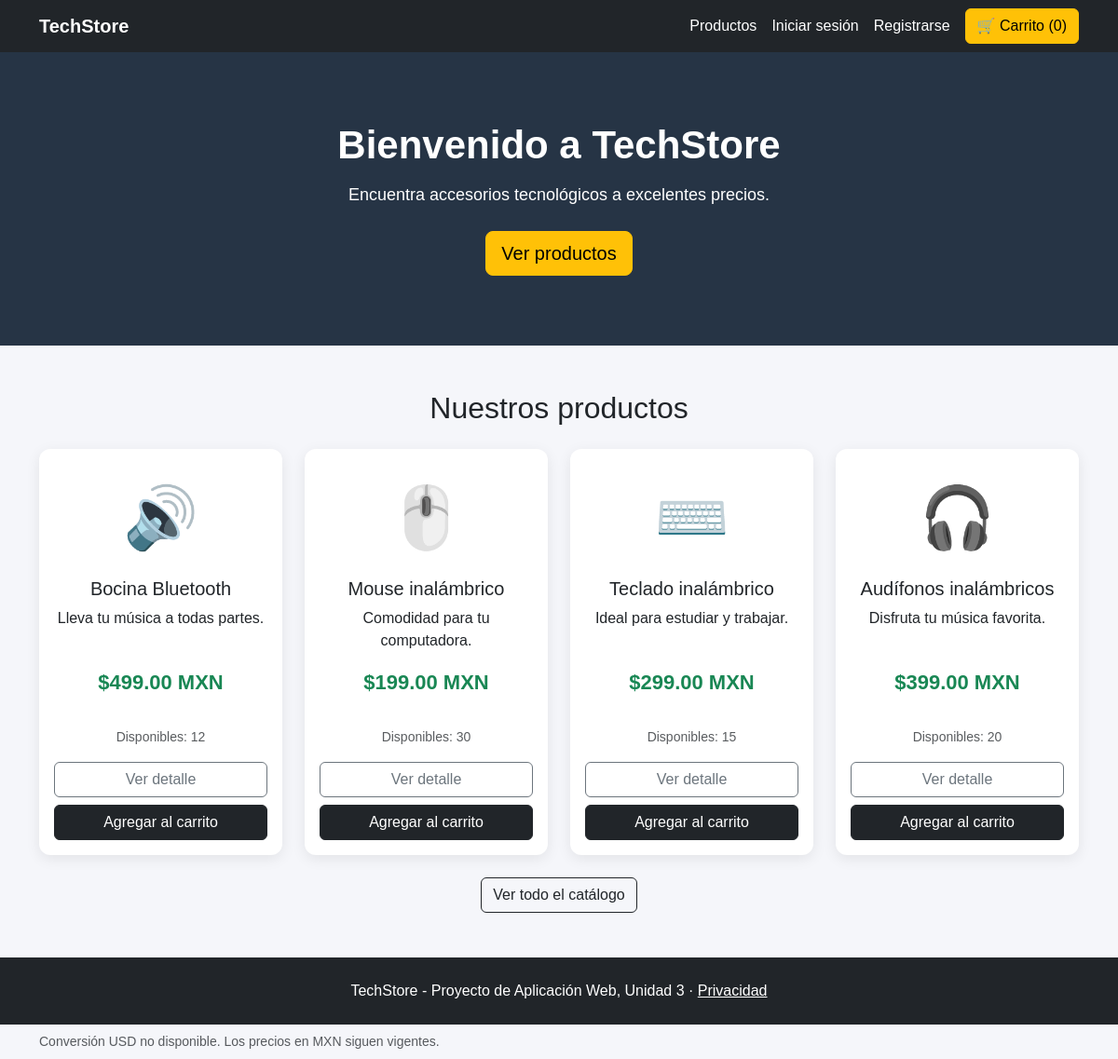
The page / on the database its author committed.
### tables this page shows
CREATE TABLE IF NOT EXISTS productos (
  id INT AUTO_INCREMENT PRIMARY KEY,
  nombre VARCHAR(150) NOT NULL,
  descripcion TEXT NOT NULL,
  precio DECIMAL(10,2) NOT NULL,
  stock INT NOT NULL DEFAULT 0,
  icono VARCHAR(30) NOT NULL DEFAULT '📦',
  activo TINYINT(1) NOT NULL DEFAULT 1
);

### includes/funciones.php (called while the page is built, shortened)
<?php
require_once __DIR__ . '/../config/conexion.php';
function url(string $ruta = ''): string { return BASE_URL . ($ruta !== '' ? '/' . ltrim($ruta, '/') : '/'); }
function e($texto): string { return htmlspecialchars((string)$texto, ENT_QUOTES, 'UTF-8'); }
function pesos($monto): string { return '$' . number_format((float)$monto, 2) . ' MXN'; }
function usuario(): ?array { return $_SESSION['usuario'] ?? null; }

### config/conexion.php (called while the page is built, shortened)
<?php
function db(): PDO {
    static $pdo = null;
    if ($pdo === null) {
        $dsn = 'mysql:host=' . DB_HOST . ';port=' . DB_PORT . ';dbname=' . DB_NAME . ';charset=utf8mb4';
        $pdo = new PDO($dsn, DB_USER, DB_PASS, [
            PDO::ATTR_ERRMODE => PDO::ERRMODE_EXCEPTION,
            PDO::ATTR_DEFAULT_FETCH_MODE => PDO::FETCH_ASSOC,
            PDO::ATTR_EMULATE_PREPARES => false,
        ]);
    }
    return $pdo;
}

### includes/tarjetas_productos.php (the view, shortened to what this page needs)
<div class="row g-4">
<?php foreach ($productos as $producto): ?>
 <div class="col-12 col-sm-6 col-lg-3"><div class="card producto h-100 text-center">
   <div class="icono-producto"><?= e($producto['icono']) ?></div>
   <div class="card-body d-flex flex-column">
     <h5 class="card-title"><?= e($producto['nombre']) ?></h5>
     <p class="card-text"><?= e($producto['descripcion']) ?></p>
     <p class="precio mt-auto"><?= pesos($producto['precio']) ?></p><p class="small text-secondary" data-mxn="<?= e($producto['precio']) ?>"></p>
     <p class="small text-muted">Disponibles: <?= (int)$producto['stock'] ?></p>
     <a class="btn btn-outline-secondary mb-2" href="<?= e(url('productos/detalle.php?id=' . (int)$producto['id'])) ?>">Ver detalle</a>
     <form action="<?= e(url('carrito.php')) ?>" method="post">
       <button class="btn btn-dark w-100" <?= (int)$producto['stock'] < 1 ? 'disabled' : '' ?>>Agregar al carrito</button>
     </form>
   </div>
 </div></div>
<?php endforeach; ?>
</div>

### includes/header.php (shortened to what this page needs)
<?php
require_once __DIR__ . '/funciones.php';
?>
<!DOCTYPE html>
<html lang="es">
<head>
<link href="https://cdn.jsdelivr.net/npm/bootstrap@5.3.3/dist/css/bootstrap.min.css" rel="stylesheet">
<link rel="stylesheet" href="<?= e(url('assets/css/estilos.css')) ?>">
</head>
<body>
<nav class="navbar navbar-expand-lg navbar-dark bg-dark">
  <div class="container flex-wrap gap-2">
    <a class="navbar-brand fw-bold" href="<?= e(url('index.php')) ?>">TechStore</a>
    <div class="d-flex flex-wrap align-items-center gap-3 ms-auto">
      <a class="nav-link text-white" href="<?= e(url('productos/index.php')) ?>">Productos</a>
      <?php if (usuario()): ?>
        <a class="nav-link text-white" href="<?= e(url('pedidos.php')) ?>">Mis pedidos</a>
        <?php if (usuario()['rol'] === 'admin'): ?><a class="nav-link text-warning" href="<?= e(url('admin/index.php')) ?>">Admin</a><?php endif; ?>
        <span class="text-white-50 small">Hola, <?= e(usuario()['nombre']) ?></span>
        <form action="<?= e(url('auth/logout.php')) ?>" method="post" class="m-0">
          <input type="hidden" name="csrf" value="<?= e(token_csrf()) ?>">
          <button class="btn btn-outline-light btn-sm">Salir</button>
        </form>
      <?php else: ?>
        <a class="nav-link text-white" href="<?= e(url('auth/login.php')) ?>">Iniciar sesión</a>
        <a class="nav-link text-white" href="<?= e(url('auth/registro.php')) ?>">Registrarse</a>
      <?php endif; ?>
      <a class="btn btn-warning" href="<?= e(url('carrito.php')) ?>">🛒 Carrito (<?= array_sum($_SESSION['carrito'] ?? []) ?>)</a>
    </div>
  </div>
</nav>

### index.php
<?php
require_once __DIR__ . '/includes/funciones.php';
$productos = db()->query('SELECT id,nombre,precio,stock,icono,descripcion FROM productos WHERE activo=1 ORDER BY id DESC LIMIT 8')->fetchAll();
require __DIR__ . '/includes/header.php';
?>
<header class="hero text-center"><div class="container">
<h1>Bienvenido a TechStore</h1><p>Encuentra accesorios tecnológicos a excelentes precios.</p>
<a href="#catalogo" class="btn btn-warning btn-lg">Ver productos</a>
</div></header>
<main class="container my-5" id="catalogo"><h2 class="text-center mb-4">Nuestros productos</h2>
<?php require __DIR__ . '/includes/tarjetas_productos.php'; ?>
<div class="text-center mt-4"><a href="<?= e(url('productos/index.php')) ?>" class="btn btn-outline-dark">Ver todo el catálogo</a></div>
</main>
<?php require __DIR__ . '/includes/footer.php'; ?>

### includes/footer.php
<footer class="bg-dark text-white text-center p-4 mt-auto"><p class="mb-0">TechStore - Proyecto de Aplicación Web, Unidad 3 · <a class="text-white" href="<?= e(url('privacidad.php')) ?>">Privacidad</a></p></footer>
<div class="container small text-muted py-2" id="moneda-estado" data-url="<?= e(url('api/moneda.php')) ?>"></div>
<script src="<?= e(url('assets/moneda.js')) ?>" defer></script></body></html>

### assets/css/estilos.css (style rules this page uses)
body { background-color: #f5f6fa; font-family: Arial, sans-serif; min-height: 100vh; display:flex; flex-direction:column; }
.hero { background:#263445; color:white; padding:75px 20px; }
.hero h1 { font-size:42px; font-weight:bold; margin-bottom:15px; }
.hero p { font-size:18px;margin-bottom:25px; }
.producto { border:none;border-radius:12px;box-shadow:0 4px 15px rgba(0,0,0,.08);transition:transform .2s; }
.icono-producto { font-size:65px;padding-top:25px; }
.precio { color:#198754;font-size:22px;font-weight:bold; }
footer { margin-top:50px; }
main { flex:1; }

### rows shown on the page
productos: icono "🔊", nombre "Bocina Bluetooth", descripcion "Lleva tu música a todas partes.", precio "$499.00 MXN", stock "12"
productos: icono "🖱️", nombre "Mouse inalámbrico", descripcion "Comodidad para tu computadora.", precio "$199.00 MXN", stock "30"
productos: icono "⌨️", nombre "Teclado inalámbrico", descripcion "Ideal para estudiar y trabajar.", precio "$299.00 MXN", stock "15"
productos: icono "🎧", nombre "Audífonos inalámbricos", descripcion "Disfruta tu música favorita.", precio "$399.00 MXN", stock "20"

### other values the page prints
array_sum($_SESSION['carrito'] ?? []) "0"
